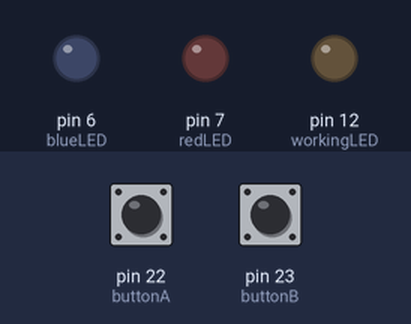
The sketch below on a simulated Arduino Mega 2560, built with avr-gcc and run on an emulated ATmega2560. Parts: output pins drawn as LEDs (lit = HIGH). The test bench sets the inputs (shaded band); at power-on: pin 23 (buttonB) LOW, pin 22 (buttonA) LOW.

Above: at 1.2 s.
1.3 s: pin 23 (buttonB) pulled HIGH for 0.15 s
At 1.4 s:
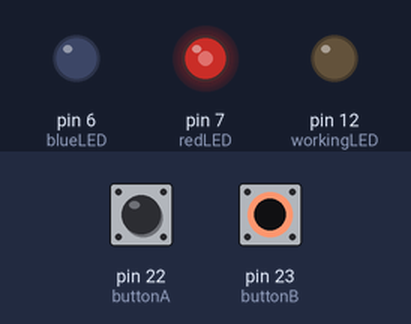
3.0 s: pin 22 (buttonA) pulled HIGH for 0.15 s
At 3.07 s:
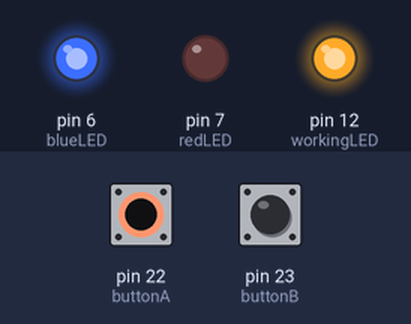
4.6 s: pin 23 (buttonB) pulled HIGH for 1 s
At 6.7 s:
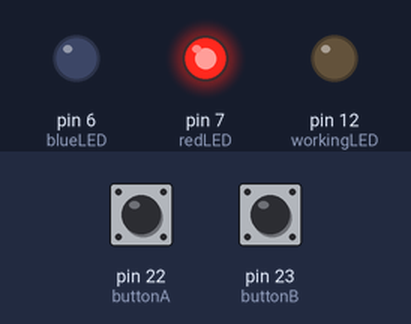
7.1 s: pin 22 (buttonA) pulled HIGH for 1 s
At 7.6 s:
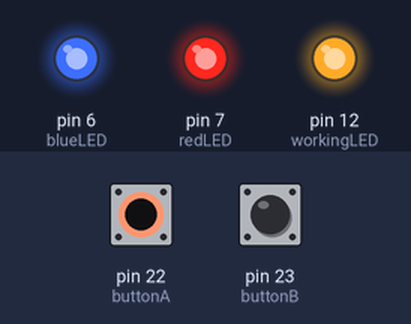
9.6 s: pin 22 (buttonA) pulled HIGH for 3.2 s
At 13.1 s:
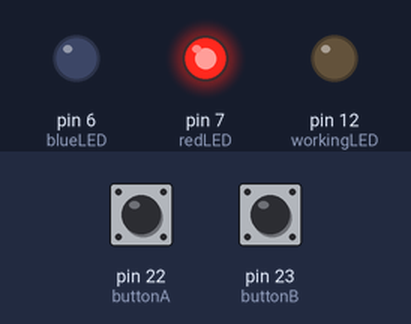
Timing chart, 0 to 14.6 s (numbered marks = the images above; inputs shaded):
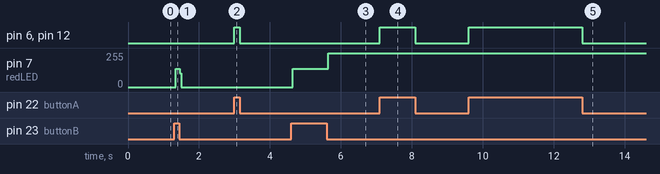

Measured:
- after the input at 1.3 s, pin 7 (redLED): 0/255 → 138/255 at once, → 0/255 0.12 s later
- after the input at 3.0 s, pin 6 (blueLED), pin 12 (workingLED): LOW → HIGH at once, → LOW 0.15 s later
- after the input at 4.6 s, pin 7 (redLED): 0/255 → 138/255 at once, → 255/255 1.0 s later
- after the input at 7.1 s, pin 6 (blueLED), pin 12 (workingLED): LOW → HIGH at once, → LOW 1.0 s later
- after the input at 9.6 s, pin 6 (blueLED), pin 12 (workingLED): LOW → HIGH at once, → LOW 3.2 s later

The sketch:

PushButtonTesting.ino
```cpp
int workingLED = 12;
int blueLED = 6;
int redLED = 7;

int buttonA = 22;
int buttonB = 23;

bool buttonPushed = 0;

int count = 0;

void setup() {
  // put your setup code here, to run once:
  pinMode(redLED, OUTPUT);
  pinMode(blueLED, OUTPUT);
  pinMode(workingLED, OUTPUT);

  pinMode(buttonA, INPUT);
  pinMode(buttonB, INPUT);
}

void loop() {
  // put your main code here, to run repeatedly:


   // Using pushbutton as momentary switch
  while (digitalRead(buttonA)==HIGH)
  {
    digitalWrite(blueLED,HIGH);
    digitalWrite(workingLED,HIGH);
  }
  digitalWrite(blueLED,LOW);
  digitalWrite(workingLED,LOW);

  // On/Off action with pushbutton
 if (digitalRead(buttonB) and (buttonPushed == 0))
 {
  digitalWrite(redLED,HIGH);
  buttonPushed = 1;
//  delay(500);
 }
 else if (digitalRead(buttonB) and (buttonPushed == 1))
 {
  digitalWrite(redLED,LOW);
  buttonPushed = 0;
 }


}
```
